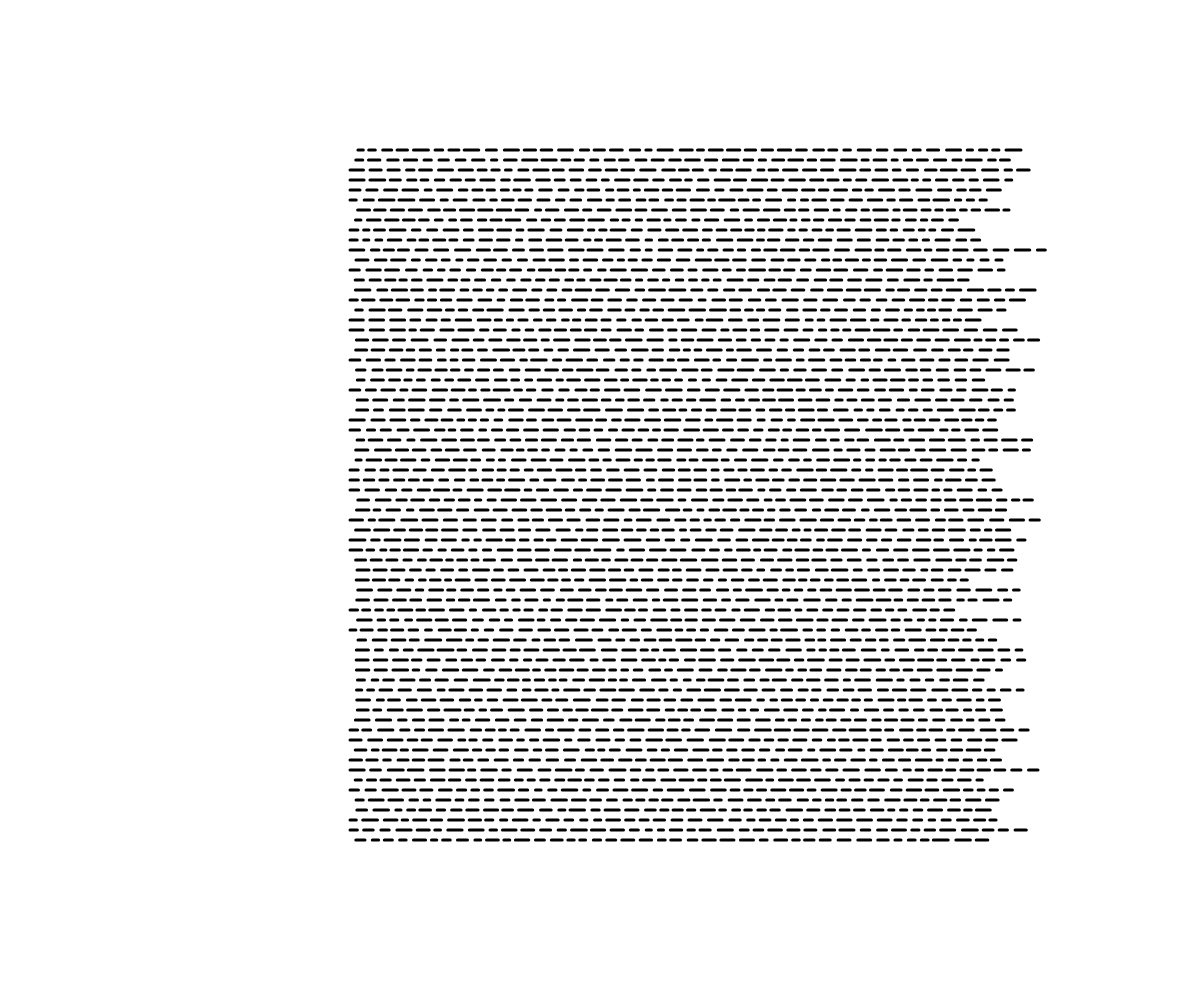
Frame 1 (no input)
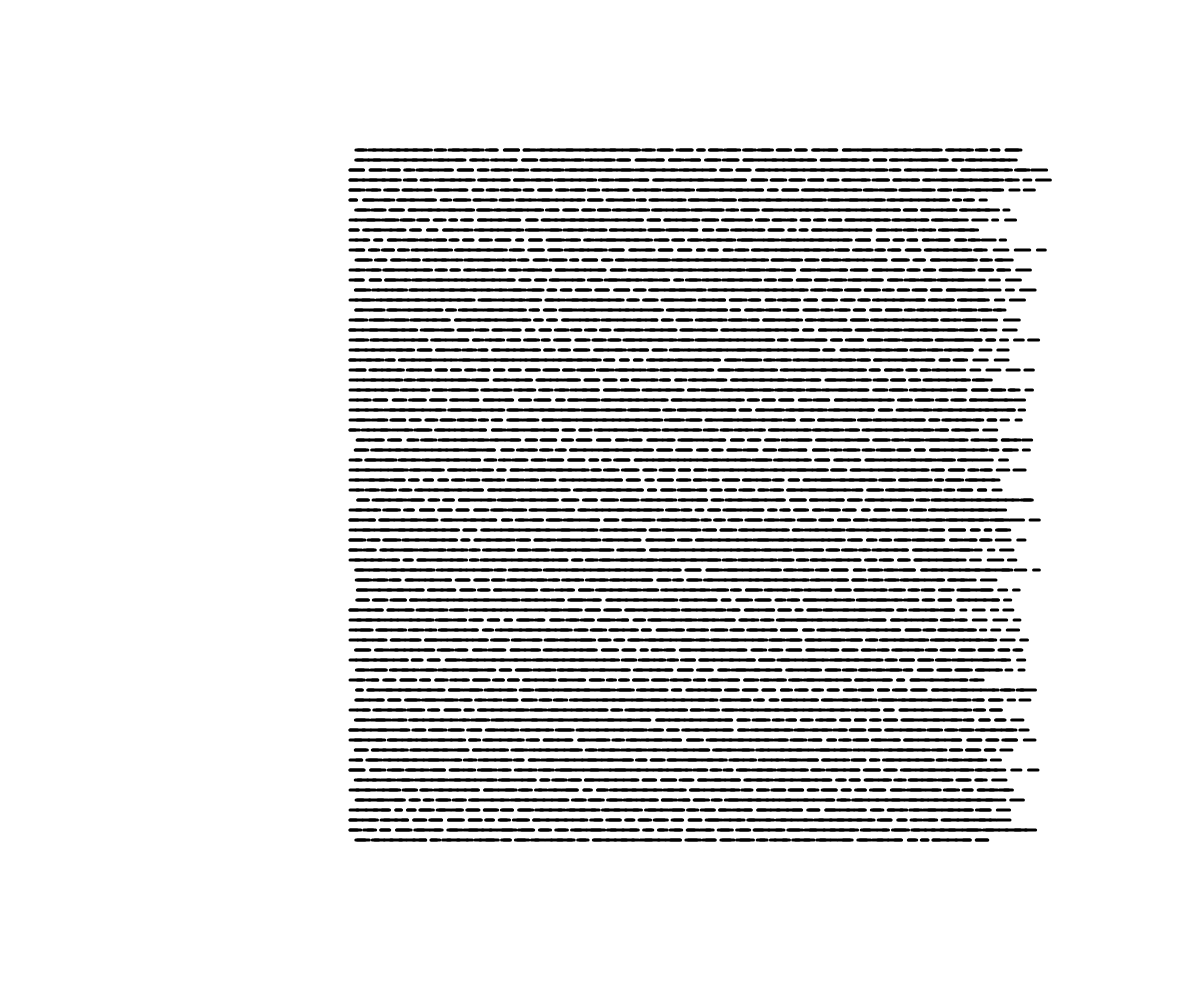
Frame 2 (the mouse pressed at the canvas centre, redrawn once)

The p5.js sketch that drew these frames (run headless with seeded random() and noise() and a simulated clock; the mouse was pressed at the canvas centre and the sketch redrawn once):

// p5.js sketch
// ── sketch.js
"use strict";
// SKETCH: constant-lines
function drawShape(ps) {
    beginShape();
    ps.forEach(function (p) { return vertex(p.x, p.y); });
    endShape(CLOSE);
}
function drawRect(r) {
    rect(r.x, r.y, r.w, r.h);
}
// generate n random intervals that have the given length
function randomSegments(n, min, max, gapmin, gapmax) {
    var segments = [];
    var x = 0;
    var addInterval = function () {
        var len = (Math.random() * (max - min)) + min;
        segments.push({ start: x, end: x + len });
        x += len;
    };
    var addGap = function () {
        x += (Math.random() * (gapmax - gapmin)) + gapmin;
    };
    if (Math.random() > 0.5) {
        addGap();
    }
    for (var i = 0; i < n; i++) {
        addInterval();
        addGap();
    }
    return segments;
}
function setup() {
    createCanvas(windowWidth, windowHeight);
    strokeWeight(3);
    noLoop();
}
var ITERATIONS = 10;
var X_PADDING = 350;
var Y_PADDING = 150;
function draw() {
    var makeSegments = function () { return randomSegments(40, 5, 15, 5, 8); };
    var _loop_1 = function (offset) {
        var x = X_PADDING;
        var y = Y_PADDING + offset;
        makeSegments().forEach(function (segment) {
            var p1 = { x: x + segment.start, y: y };
            var p2 = { x: x + segment.end, y: y };
            line(p1.x, p1.y, p2.x, p2.y);
        });
    };
    for (var offset = 0; offset < windowHeight - (2 * Y_PADDING); offset += 10) {
        _loop_1(offset);
    }
}
